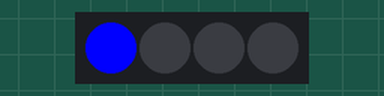
Simulated run of this sketch. Board: Arduino Uno, built with avr-gcc and run on an emulated ATmega328P. On the bench: 4 RGB LEDs in strip order, left to right.

Above: at 0.2 s.
At 0.7 s:
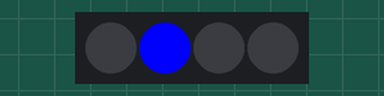
At 1.2 s:
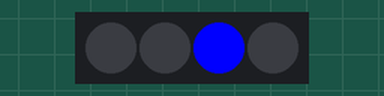
At 2.7 s:
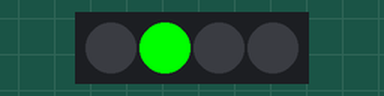
At 4.2 s:
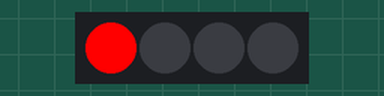
At 5.7 s:
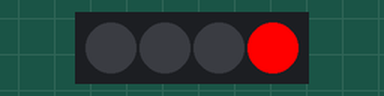
Timing chart, 0 to 7.8 s (numbered marks = the images above):
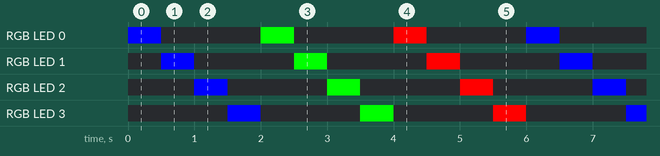

The sketch:

APA102xTester.ino
```cpp
/*
  APA102x Test with Adafruit_DotStar library

  This sketch  loops through all the pixels of a APA102x-compatible device
  one pixel at a time, and one color at a time, in the order:
  blue, green, red

  Change pixelCount to the number of LEDs in your string.

  Uses Adafruit's DotStar library: https://github.com/adafruit/Adafruit_DotStar

  created 31 Jan 2017
  modified 17 Jun 2019
  by Tom Igoe
*/
#include <Adafruit_DotStar.h>

const int pixelCount = 4;    // number of pixels
// you need these only if you're using sotware SPI:
const int dataPin = 8;       // data pin
const int clockPin = 9;      // clock pin

// set up strip:
//Adafruit_DotStar strip(pixelCount, dataPin, clockPin, DOTSTAR_BRG);
Adafruit_DotStar strip(pixelCount, DOTSTAR_BGR);
unsigned long color = 0xFF;   // start with blue

void setup() {
  strip.begin();    // initialize pixel strip
  strip.clear();    // turn all LEDs off
  strip.show();     // refresh strip
}

void loop() {
  // loop over all the pixels:
  for (int pixel = 0; pixel < pixelCount; pixel++) {
    strip.setPixelColor(pixel, color);   // set the color for this pixel
    if (pixel > 0) {
      strip.setPixelColor(pixel - 1, 0); // turn off the last pixel
    }
    strip.show();    // refresh the strip
    delay(500);
  }

  if (color >= 0xFF0000) {   // if the color is greater than red (0xFF0000)
    color = 0xFF;              // then set it back to blue
  } else {
    color = color << 8;        // shift the FF (255) to the next color
  }
  strip.clear();               // clear the strip at the end of a color
}
```

Measured:
- by itself, RGB LED 0–3: repeats every 6.0 s: off 1.5 s, RGB(0, 255, 0) 0.50 s, off 1.5 s, RGB(255, 0, 0) 0.50 s, off 1.5 s, RGB(0, 0, 255) 0.50 s
- by itself, everything shown: repeats every 6.0 s, in 12 steps
